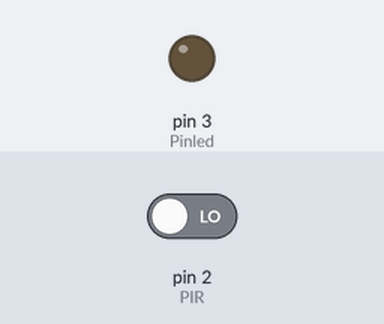
A sketch run on a simulated Arduino Uno, built with avr-gcc and run on an emulated ATmega328P. Parts: output pins drawn as LEDs (lit = HIGH). The test bench sets the inputs (shaded band); at power-on: pin 2 (PIR) LOW.

Above: at 1.2 s.
1.3 s: pin 2 (PIR) driven HIGH
At 1.7 s:
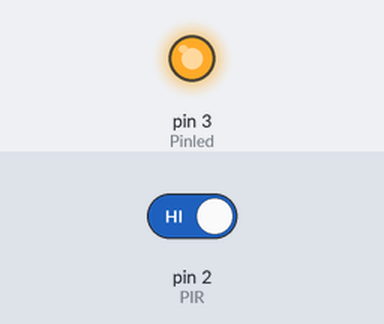
2.8 s: pin 2 (PIR) driven LOW
At 4.0 s:
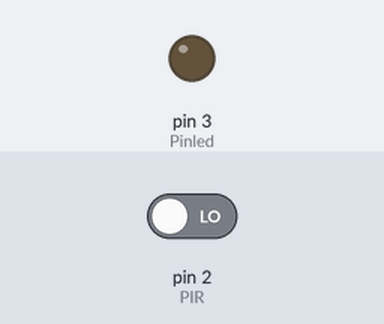
Timing chart, 0 to 5.8 s (numbered marks = the images above; inputs shaded):
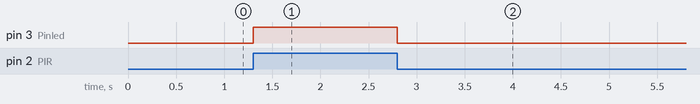

Measured:
- after the input at 1.3 s, pin 3 (Pinled): LOW → HIGH at once
- after the input at 2.8 s, pin 3 (Pinled): HIGH → LOW at once

The sketch:

PIRled.ino
```cpp
const int PIR= 2;
const int Pinled = 3;


void setup() {
Serial.begin (9600);

pinMode (Pinled,OUTPUT);
pinMode (PIR,INPUT);
}

void loop() {

 int dataPIR = digitalRead(PIR);
 if(dataPIR==1)
 {
  digitalWrite(Pinled,HIGH);
 }else{
  digitalWrite(Pinled, LOW);
 }
}
```
